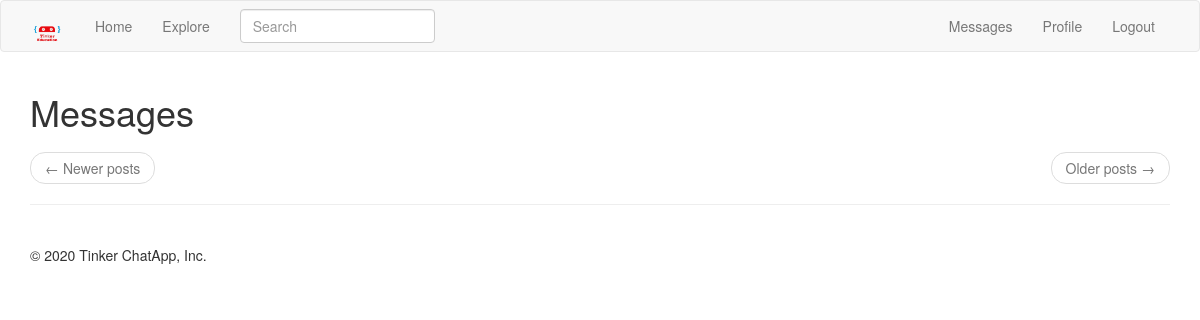
Page /main/messages (signed in) on the earlier database version.
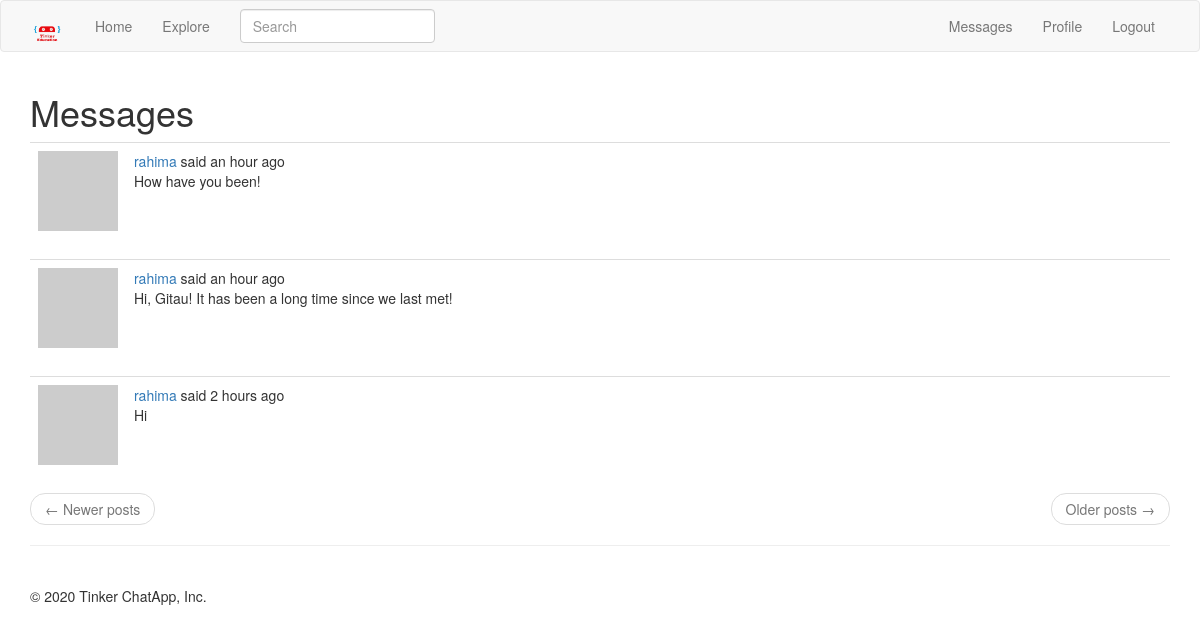
Same page on the later database version.
### app/models.py (models this page shows, shortened)
class Message(db.Model):
    id = db.Column(db.Integer, primary_key=True)
    sender_id = db.Column(db.Integer, db.ForeignKey('user.id'))
    recipient_id = db.Column(db.Integer, db.ForeignKey('user.id'))
    body = db.Column(db.String(140))
    timestamp = db.Column(db.DateTime, index = True, default=datetime.utcnow)

### app/main/routes.py (the view)
@bp.route('/messages')
def messages():
    current_user.last_message_read_time = datetime.utcnow()
    db.session.commit()
    page = request.args.get('page', type = int)
    messages = current_user.messages_received.order_by(
        Message.timestamp.desc()
    ).paginate(
        page, current_app.config['POSTS_PER_PAGE'], False
    )
    next_url = url_for('main.messages', page = messages.next_num) \
        if messages.has_next else None
    prev_url = url_for('main.messages', page = messages.prev_num) \
        if messages.has_prev else None
    return render_template('main/messages.html', title = _('Private Messages'), messages=messages.items, next_url = next_url, prev_url = prev_url)

### app/main/forms.py
class SearchForm(FlaskForm):
    q = StringField(_('Search'), validators = [DataRequired()])
    def __init__(self, *args, **kwargs):
        if 'formdata' not in kwargs:
            kwargs['formdata'] = request.args
        if 'csrf_enabled' not in kwargs:
            kwargs['csrf_enabled'] = False
        super(SearchForm, self).__init__(*args, **kwargs)

### app/main/routes.py (called while the page is built)
@bp.before_app_request
def before_request():
    if current_user.is_authenticated:
        current_user.last_seen = datetime.utcnow()
        db.session.commit()
        g.search_form= SearchForm()
    g.locale = str(get_locale())

### app/models.py (called while the page is built)
@login.user_loader
def load_user(id):
    return User.query.get(int(id))

    @classmethod
    def before_commit(cls, session):
        session._changes = {
            'add': list(session.new),
            'update': list(session.dirty),
            'delete': list(session.deleted)
        }

    def avatar(self, size):
        digest = md5(self.email.lower().encode('utf-8')).hexdigest()
        return 'https://www.gravatar.com/avatar/{}?d=identicon&s={}'.format(digest, size)

### app/templates/main/messages.html
{% extends '/main/base.html' %}
{% import 'bootstrap/wtf.html' as wtf %}
{% block app_content %}
    <h1> {{ _('Messages') }} </h1>
    {% for post in messages %}
        {% include 'main/_posts.html' %}
    {% endfor %}
    <nav aria-label="...">
        <ul class="pager">
            <li class="previous{% if not prev_url %} disabled{% endif %}">
                <a href="{{ prev_url or '#' }}">
                    <span aria-hidden="true">&larr;</span> {{ _('Newer posts') }}
                </a>
            </li>
            <li class="next{% if not next_url %} disabled{% endif %}">
                <a href="{{ next_url or '#' }}">
                    {{ _('Older posts') }} <span aria-hidden="true">&rarr;</span>
                </a>
            </li>
        </ul>
    </nav>
{% endblock %}

### app/templates/main/_posts.html (shortened to what this page needs)
<table class="table table-hover">
    <tr valign = 'top'>
        <td width="70px">
            <a href="{{ url_for('main.profile', username=post.author.username) }}">
                <img src="{{ post.author.avatar(36) }}" />
            </a>
        </td>
        <td>
            {{ _('%(username)s said %(when)s',
                username=user_link, when=moment(post.timestamp).fromNow()) }}
            <br>
            <span id="post{{ post.id }}">{{ post.body }}</span>
        </td>
    </tr>
</table>

Differences in the rows shown:
added Message: body "How have you been!"
added Message: body "Hi, Gitau! It has been a long time since we last met!"
added Message: body "Hi"
